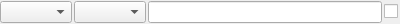
<?xml version="1.0" encoding="UTF-8"?>
<ui version="4.0">
 <class>ConditionEdit</class>
 <widget class="QWidget" name="ConditionEdit">
  <property name="geometry">
   <rect>
    <x>0</x>
    <y>0</y>
    <width>400</width>
    <height>24</height>
   </rect>
  </property>
  <layout class="QHBoxLayout" name="horizontalLayout">
   <property name="spacing">
    <number>2</number>
   </property>
   <property name="leftMargin">
    <number>0</number>
   </property>
   <property name="topMargin">
    <number>1</number>
   </property>
   <property name="rightMargin">
    <number>2</number>
   </property>
   <property name="bottomMargin">
    <number>1</number>
   </property>
   <item>
    <widget class="QComboBox" name="comboName"/>
   </item>
   <item>
    <widget class="QComboBox" name="comboRule"/>
   </item>
   <item>
    <widget class="QLineEdit" name="lineEdit"/>
   </item>
   <item>
    <widget class="QCheckBox" name="checkBox">
     <property name="text">
      <string notr="true"/>
     </property>
    </widget>
   </item>
  </layout>
 </widget>
 <resources/>
 <connections/>
</ui>
